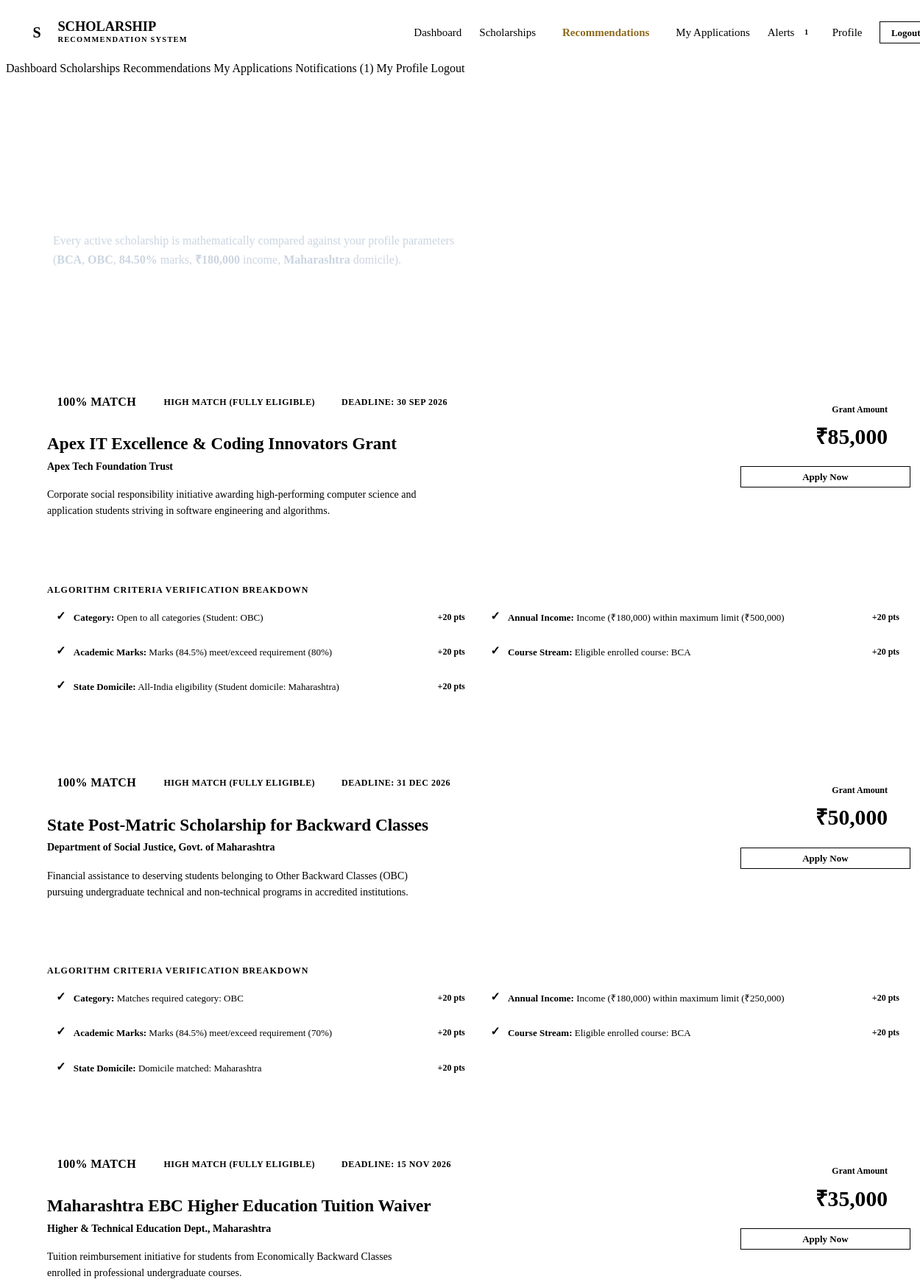
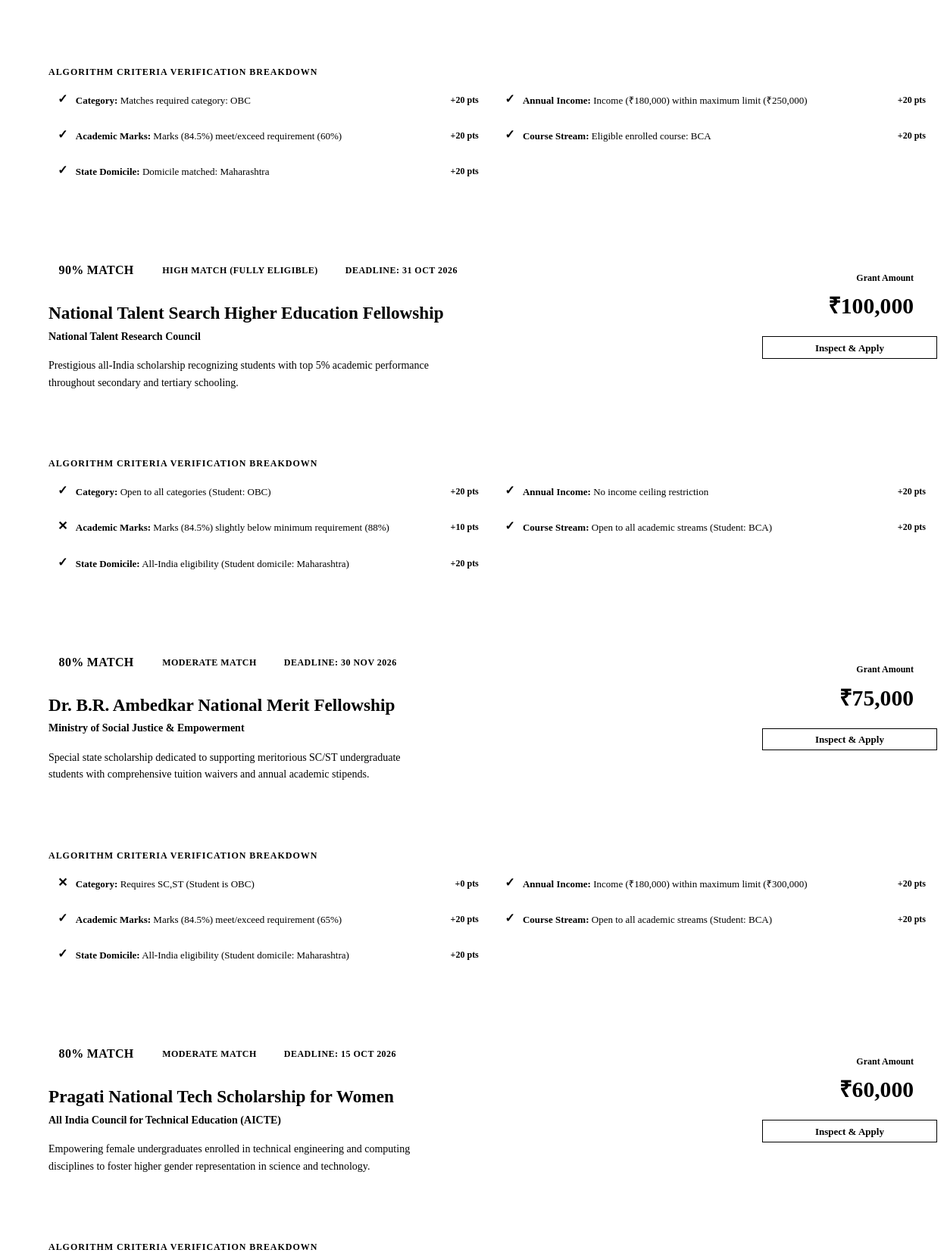
The app's page /student/recommendations.php (signed in, upper part) with its own data (2 pictures, top to bottom).
### tables this page shows
CREATE TABLE `tbl_student` (
    `student_id` INT AUTO_INCREMENT PRIMARY KEY,
    `full_name` VARCHAR(100) NOT NULL,
    `email` VARCHAR(120) NOT NULL UNIQUE,
    `password` VARCHAR(255) NOT NULL,
    `dob` DATE NOT NULL,
    `gender` ENUM('Male', 'Female', 'Other') NOT NULL,
    `category` ENUM('General', 'OBC', 'SC', 'ST', 'EWS', 'Minority') NOT NULL,
    `annual_income` DECIMAL(12, 2) NOT NULL,
    `course` VARCHAR(100) NOT NULL,
    `marks_percentage` DECIMAL(5, 2) NOT NULL,
    `state` VARCHAR(80) NOT NULL,
    `created_at` TIMESTAMP DEFAULT CURRENT_TIMESTAMP,
    `updated_at` TIMESTAMP DEFAULT CURRENT_TIMESTAMP ON UPDATE CURRENT_TIMESTAMP,
    INDEX `idx_student_category` (`category`),
    INDEX `idx_student_income` (`annual_income`),
    INDEX `idx_student_marks` (`marks_percentage`),
    INDEX `idx_student_course` (`course`),
    INDEX `idx_student_state` (`state`)
);

CREATE TABLE `tbl_scholarship` (
    `scholarship_id` INT AUTO_INCREMENT PRIMARY KEY,
    `title` VARCHAR(200) NOT NULL,
    `description` TEXT NOT NULL,
    `provider` VARCHAR(150) NOT NULL,
    `amount` DECIMAL(10, 2) NOT NULL,
    `category_required` VARCHAR(100) DEFAULT 'ALL',
    `max_income` DECIMAL(12, 2) NOT NULL DEFAULT 0.00,
    `min_marks` DECIMAL(5, 2) NOT NULL DEFAULT 0.00,
    `eligible_course` VARCHAR(150) DEFAULT 'ALL',
    `state_applicable` VARCHAR(100) DEFAULT 'ALL',
    `gender_applicable` ENUM('ALL', 'Male', 'Female', 'Other') DEFAULT 'ALL',
    `last_date` DATE NOT NULL,
    `status` ENUM('Active', 'Inactive', 'Archived') DEFAULT 'Active',
    `created_at` TIMESTAMP DEFAULT CURRENT_TIMESTAMP,
    `updated_at` TIMESTAMP DEFAULT CURRENT_TIMESTAMP ON UPDATE CURRENT_TIMESTAMP,
    INDEX `idx_scholarship_status` (`status`),
    INDEX `idx_scholarship_deadline` (`last_date`)
);

### includes/auth.php (called while the page is built, shortened)
<?php
function isStudentLoggedIn(): bool {
    return isset($_SESSION['user_type']) && $_SESSION['user_type'] === 'student' && !empty($_SESSION['student_id']);
}
function getLoggedInStudent(PDO $db): ?array {
    $stmt = $db->prepare("SELECT * FROM tbl_student WHERE student_id = ?");
    $stmt->execute([$_SESSION['student_id']]);
    $student = $stmt->fetch();
    return $student ?: null;
}
?>

### includes/functions.php (called while the page is built, shortened)
<?php
function sanitize(?string $data): string {
    return htmlspecialchars(trim((string)$data), ENT_QUOTES, 'UTF-8');
}
function formatCurrency(float|int|string $amount): string {
    return '₹' . number_format((float)$amount, 0, '.', ',');
}
function calculateScholarshipMatch(array $student, array $scholarship): array {
    $score = 0;
    $breakdown = [];
    $isEligible = true;
    $reqCategory = trim((string)($scholarship['category_required'] ?? 'ALL'));
    $studentCategory = trim((string)($student['category'] ?? ''));
    if (strtoupper($reqCategory) === 'ALL') {
        $score += 20;
        $breakdown['category'] = [
            'status' => true,
            'label' => 'Category',
            'points' => 20,
            'reason' => 'Open to all categories (Student: ' . $studentCategory . ')'
        ];
    } else {
        $allowedCategories = array_map('trim', explode(',', $reqCategory));
        if (in_array($studentCategory, $allowedCategories, true)) {
            $score += 20;
            $breakdown['category'] = [
                'status' => true,
                'label' => 'Category',
                'points' => 20,
                'reason' => 'Matches required category: ' . $studentCategory
            ];
        } else {
            $isEligible = false;
            $breakdown['category'] = [
                'status' => false,
                'label' => 'Category',
                'points' => 0,
                'reason' => 'Requires ' . $reqCategory . ' (Student is ' . $studentCategory . ')'
            ];
        }
    }
    $maxIncome = (float)($scholarship['max_income'] ?? 0);
    $studentIncome = (float)($student['annual_income'] ?? 0);
    if ($maxIncome <= 0) {
        $score += 20;
        $breakdown['income'] = [
            'status' => true,
            'label' => 'Annual Income',
            'points' => 20,
            'reason' => 'No income ceiling restriction'
        ];
    } else {
        if ($studentIncome <= $maxIncome) {
            $score += 20;
            $breakdown['income'] = [
                'status' => true,
                'label' => 'Annual Income',
                'points' => 20,
                'reason' => 'Income (' . formatCurrency($studentIncome) . ') within maximum limit (' . formatCurrency($maxIncome) . ')'
            ];
        }
    }
    $minMarks = (float)($scholarship['min_marks'] ?? 0);
    $studentMarks = (float)($student['marks_percentage'] ?? 0);
    if ($studentMarks >= $minMarks) {
        $score += 20;
        $breakdown['marks'] = [
            'status' => true,
            'label' => 'Academic Marks',
            'points' => 20,
            'reason' => 'Marks (' . $studentMarks . '%) meet/exceed requirement (' . $minMarks . '%)'
        ];
    } elseif ($studentMarks >= ($minMarks - 5)) {
        $score += 10;
        $isEligible = false;
        $breakdown['marks'] = [
            'status' => false,
            'label' => 'Academic Marks',
            'points' => 10,
            'reason' => 'Marks (' . $studentMarks . '%) slightly below minimum requirement (' . $minMarks . '%)'
        ];
    }
    $reqCourse = trim((string)($scholarship['eligible_course'] ?? 'ALL'));
    $studentCourse = trim((string)($student['course'] ?? ''));
    if (strtoupper($reqCourse) === 'ALL') {
        $score += 20;
        $breakdown['course'] = [
            'status' => true,
            'label' => 'Course Stream',
            'points' => 20,
            'reason' => 'Open to all academic streams (Student: ' . $studentCourse . ')'
        ];
    } else {
        $allowedCourses = array_map('trim', explode(',', $reqCourse));
        $courseMatched = false;
        foreach ($allowedCourses as $ac) {
            if (strcasecmp($ac, $studentCourse) === 0 || stripos($studentCourse, $ac) !== false || stripos($ac, $studentCourse) !== false) {
                $courseMatched = true;
                break;
            }
        }
        if ($courseMatched) {
            $score += 20;
            $breakdown['course'] = [
                'status' => true,
                'label' => 'Course Stream',
                'points' => 20,
                'reason' => 'Eligible enrolled course: ' . $studentCourse
            ];
        }
    }
    $reqState = trim((string)($scholarship['state_applicable'] ?? 'ALL'));
    $studentState = trim((string)($student['state'] ?? ''));
    if (strtoupper($reqState) === 'ALL') {
        $score += 20;
        $breakdown['state'] = [
            'status' => true,
            'label' => 'State Domicile',
            'points' => 20,
            'reason' => 'All-India eligibility (Student domicile: ' . $studentState . ')'
        ];
    } else {
        if (strcasecmp($reqState, $studentState) === 0) {
            $score += 20;
            $breakdown['state'] = [
                'status' => true,
                'label' => 'State Domicile',
                'points' => 20,
                'reason' => 'Domicile matched: ' . $studentState
            ];
        } else {
            $isEligible = false;
            $breakdown['state'] = [
                'status' => false,
                'label' => 'State Domicile',
                'points' => 0,
                'reason' => 'Applicable strictly for ' . $reqState . ' residents (Student: ' . $studentState . ')'
            ];
        }
    }
    $reqGender = trim((string)($scholarship['gender_applicable'] ?? 'ALL'));
    $studentGender = trim((string)($student['gender'] ?? ''));
    if (strtoupper($reqGender) !== 'ALL' && !empty($reqGender)) {
        if (strcasecmp($reqGender, $studentGender) !== 0) {
            $isEligible = false;
            $score = max(0, $score - 20);
            $breakdown['gender'] = [
                'status' => false,
                'label' => 'Gender Requirement',
                'points' => 0,
                'reason' => 'Scholarship exclusive to ' . $reqGender . ' candidates'
            ];
        }
    }
    $rankTier = 'Not Recommended';
    $badgeClass = 'badge-danger';
    if ($score >= 90) {
        $rankTier = 'High Match (Fully Eligible)';
        $badgeClass = 'badge-success';
    } elseif ($score >= 70) {
        $rankTier = 'Moderate Match';
        $badgeClass = 'badge-warning';
    } elseif ($score >= 50) {
        $rankTier = 'Low Match';
        $badgeClass = 'badge-neutral';
    }
    return [
        'match_score' => $score,
        'is_eligible' => $isEligible,
        'rank_tier'   => $rankTier,
        'badge_class' => $badgeClass,
        'breakdown'   => $breakdown
    ];
}
?>

### student/recommendations.php (the view, shortened to what this page needs)
<?php
require_once __DIR__ . '/../includes/auth.php';
require_once __DIR__ . '/../includes/functions.php';
$db = getDB();
$student = getLoggedInStudent($db);
$stmt = $db->query("SELECT * FROM tbl_scholarship WHERE status = 'Active' ORDER BY last_date ASC");
$allScholarships = $stmt->fetchAll();
$recommendations = [];
foreach ($allScholarships as $sch) {
    $match = calculateScholarshipMatch($student, $sch);
    $recommendations[] = array_merge($sch, ['match' => $match]);
}
usort($recommendations, function($a, $b) {
    if ($b['match']['match_score'] === $a['match']['match_score']) {
        return $b['amount'] <=> $a['amount'];
    }
    return $b['match']['match_score'] <=> $a['match']['match_score'];
});
include __DIR__ . '/../includes/header.php';
?>
<main class="main-content">
    <div class="container">
        <div style="background-color: var(--primary); color: #FFFFFF; padding: 2.5rem; border-radius: var(--radius-md); margin-bottom: 2.5rem; position: relative;">
            <div style="max-width: 720px;">
                <span style="background-color: var(--accent); color: var(--primary-dark); font-size: 0.75rem; font-weight: 700; padding: 0.25rem 0.75rem; border-radius: var(--radius-pill); text-transform: uppercase; letter-spacing: 0.08em; display: inline-block; margin-bottom: 0.75rem;">
                </span>
                <h1 style="color: #FFFFFF; font-size: 2.35rem; margin-bottom: 0.75rem;">
                </h1>
                <p style="color: #CBD5E1; font-size: 1rem; margin-bottom: 1.25rem; line-height: 1.6;">
                    Every active scholarship is mathematically compared against your profile parameters (<strong><?= sanitize($student['course']) ?></strong>, <strong><?= sanitize($student['category']) ?></strong>, <strong><?= sanitize($student['marks_percentage']) ?>%</strong> marks, <strong><?= formatCurrency($student['annual_income']) ?></strong> income, <strong><?= sanitize($student['state']) ?></strong> domicile).
                </p>
                <a href="profile.php" class="btn btn-accent btn-sm">Edit Eligibility Parameters</a>
            </div>
        </div>
        <div style="display: flex; flex-direction: column; gap: 1.75rem;">
            <?php foreach ($recommendations as $rec): ?>
                <?php $m = $rec['match']; ?>
                <div class="card" style="border-left: 4px solid <?= $m['is_eligible'] ? 'var(--success)' : 'var(--accent)' ?>; padding: 2rem;">
                    <div style="display: flex; justify-content: space-between; align-items: flex-start; gap: 1.5rem; flex-wrap: wrap;">
                        <div style="flex: 1; min-width: 280px;">
                            <div style="display: flex; align-items: center; gap: 0.75rem; margin-bottom: 0.5rem; flex-wrap: wrap;">
                                <span class="match-score-badge" style="font-size: 1rem; padding: 0.4rem 0.85rem;">
                                    <?= $m['match_score'] ?>% MATCH
                                </span>
                                <span class="badge <?= $m['badge_class'] ?>">
                                    <?= $m['rank_tier'] ?>
                                </span>
                                <span class="badge badge-neutral">
                                    Deadline: <?= formatDate($rec['last_date']) ?>
                                </span>
                            </div>
                            <h3 style="margin-bottom: 0.35rem; font-size: 1.45rem;">
                                <a href="scholarship_details.php?id=<?= $rec['scholarship_id'] ?>" style="color: var(--primary);">
                                    <?= sanitize($rec['title']) ?>
                                </a>
                            </h3>
                            <div class="text-sm text-secondary font-semibold mb-2">
                                <?= sanitize($rec['provider']) ?>
                            </div>
                            <p class="text-sm" style="margin-bottom: 1.25rem;">
                                <?= sanitize($rec['description']) ?>
                            </p>
                        </div>
                        <div style="text-align: right; background-color: var(--surface-subtle); padding: 1.25rem 1.75rem; border-radius: var(--radius-md); border: 1px solid var(--border); min-width: 200px;">
                            <div class="text-xs text-muted font-semibold uppercase">Grant Amount</div>
                            <div style="font-family: var(--font-heading); font-size: 1.85rem; font-weight: 700; color: var(--primary); margin: 0.25rem 0;">
                                <?= formatCurrency($rec['amount']) ?>
                            </div>
                            <a href="apply.php?id=<?= $rec['scholarship_id'] ?>" class="btn btn-primary btn-sm btn-block mt-2">
                                <?= $m['is_eligible'] ? 'Apply Now' : 'Inspect & Apply' ?>
                            </a>
                        </div>
                    </div>
                    <div style="margin-top: 1.25rem; padding-top: 1.25rem; border-top: 1px solid var(--border-light);">
                        <h6 style="color: var(--secondary); margin-bottom: 0.75rem; text-transform: uppercase; font-size: 0.75rem; letter-spacing: 0.08em;">
                            Algorithm Criteria Verification Breakdown
                        </h6>
                        <div class="grid grid-2" style="gap: 0.65rem;">
                            <?php foreach ($m['breakdown'] as $critKey => $crit): ?>
                                <div class="criteria-item <?= $crit['status'] ? 'valid' : 'invalid' ?>" style="margin: 0;">
                                    <span class="criteria-icon"><?= $crit['status'] ? '✓' : '✕' ?></span>
                                    <div style="flex: 1; font-size: 0.8125rem;">
                                        <strong><?= $crit['label'] ?>:</strong> <?= sanitize($crit['reason']) ?>
                                    </div>
                                    <span style="font-size: 0.75rem; font-weight: 700;">+<?= $crit['points'] ?> pts</span>
                                </div>
                            <?php endforeach; ?>
                        </div>
                    </div>
                </div>
            <?php endforeach; ?>
        </div>
    </div>
</main>
<?php include __DIR__ . '/../includes/footer.php'; ?>

### records on screen
tbl_student: course "BCA", category "OBC", marks_percentage "84.50", annual_income "₹180,000", state "Maharashtra"
tbl_scholarship: match_score "100", rank_tier "HIGH MATCH (FULLY ELIGIBLE)", last_date "30 SEP 2026", title "Apex IT Excellence & Coding Innovators Grant", provider "Apex Tech Foundation Trust", description "Corporate social responsibility initiative awarding high-performing computer science and application students striving in software engineering and algorithms.", amount "₹85,000", shows "Apply Now", label "Category", reason "Open to all categories (Student: OBC)", points "20", label "Annual Income", reason "Income (₹180,000) within maximum limit (₹500,000)", label "Academic Marks", reason "Marks (84.5%) meet/exceed requirement (80%)", label "Course Stream", reason "Eligible enrolled course: BCA", label "State Domicile", reason "All-India eligibility (Student domicile: Maharashtra)"
tbl_scholarship: match_score "100", rank_tier "HIGH MATCH (FULLY ELIGIBLE)", last_date "31 DEC 2026", title "State Post-Matric Scholarship for Backward Classes", provider "Department of Social Justice, Govt. of Maharashtra", description "Financial assistance to deserving students belonging to Other Backward Classes (OBC) pursuing undergraduate technical and non-technical programs in accredited institutions.", amount "₹50,000", shows "Apply Now", label "Category", reason "Matches required category: OBC", points "20", label "Annual Income", reason "Income (₹180,000) within maximum limit (₹250,000)", label "Academic Marks", reason "Marks (84.5%) meet/exceed requirement (70%)", label "Course Stream", reason "Eligible enrolled course: BCA", label "State Domicile", reason "Domicile matched: Maharashtra"
tbl_scholarship: match_score "100", rank_tier "HIGH MATCH (FULLY ELIGIBLE)", last_date "15 NOV 2026", title "Maharashtra EBC Higher Education Tuition Waiver", provider "Higher & Technical Education Dept., Maharashtra", description "Tuition reimbursement initiative for students from Economically Backward Classes enrolled in professional undergraduate courses.", amount "₹35,000", shows "Apply Now", label "Category", reason "Matches required category: OBC", points "20", label "Annual Income", reason "Income (₹180,000) within maximum limit (₹250,000)", label "Academic Marks", reason "Marks (84.5%) meet/exceed requirement (60%)", label "Course Stream", reason "Eligible enrolled course: BCA", label "State Domicile", reason "Domicile matched: Maharashtra"
tbl_scholarship: match_score "90", rank_tier "HIGH MATCH (FULLY ELIGIBLE)", last_date "31 OCT 2026", title "National Talent Search Higher Education Fellowship", provider "National Talent Research Council", description "Prestigious all-India scholarship recognizing students with top 5% academic performance throughout secondary and tertiary schooling.", amount "₹100,000", shows "Inspect & Apply", label "Category", reason "Open to all categories (Student: OBC)", points "20", label "Annual Income", reason "No income ceiling restriction", label "Academic Marks", reason "Marks (84.5%) slightly below minimum requirement (88%)", points "10", label "Course Stream", reason "Open to all academic streams (Student: BCA)", label "State Domicile", reason "All-India eligibility (Student domicile: Maharashtra)"
tbl_scholarship: match_score "80", rank_tier "MODERATE MATCH", last_date "30 NOV 2026", title "Dr. B.R. Ambedkar National Merit Fellowship", provider "Ministry of Social Justice & Empowerment", description "Special state scholarship dedicated to supporting meritorious SC/ST undergraduate students with comprehensive tuition waivers and annual academic stipends.", amount "₹75,000", shows "Inspect & Apply", label "Category", reason "Requires SC,ST (Student is OBC)", points "0", label "Annual Income", reason "Income (₹180,000) within maximum limit (₹300,000)", points "20", label "Academic Marks", reason "Marks (84.5%) meet/exceed requirement (65%)", label "Course Stream", reason "Open to all academic streams (Student: BCA)", label "State Domicile", reason "All-India eligibility (Student domicile: Maharashtra)"
tbl_scholarship: match_score "80", rank_tier "MODERATE MATCH", last_date "15 OCT 2026", title "Pragati National Tech Scholarship for Women", provider "All India Council for Technical Education (AICTE)", description "Empowering female undergraduates enrolled in technical engineering and computing disciplines to foster higher gender representation in science and technology.", amount "₹60,000", shows "Inspect & Apply"

### other values on screen
$unreadNotifs "1"
